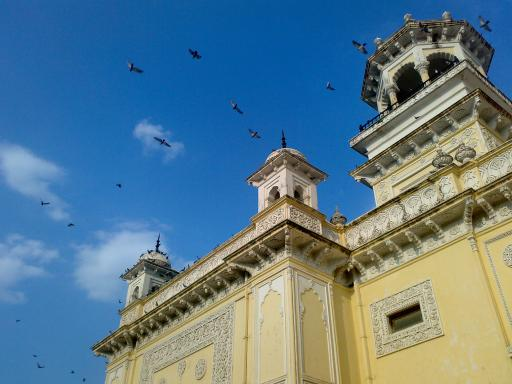
#> input picture OpenCV4/data/home.jpg, 512 x 384 px
$ python Histograms_Find_Plot_Analyze_1.py
#> lines starting #> are read from the running program, lines starting #| are printed output that depends on the picture
import numpy as np
import cv2 as cv
from matplotlib import pyplot as plt

img = cv.imread('../../data/home.jpg',0)
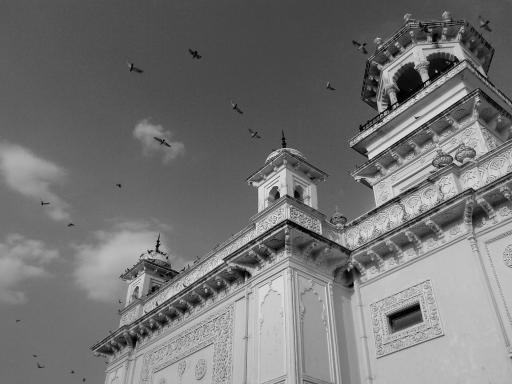
#> img: shape (384, 512); min 0, max 255, mean 116.2
hist = cv.calcHist([img],[0],None,[256],[0,256])
#> hist = 256 values, max 3908 at index 111, min 0 at index 242, mean 768

plt.hist(img.ravel(),256,[0,256])
plt.show()
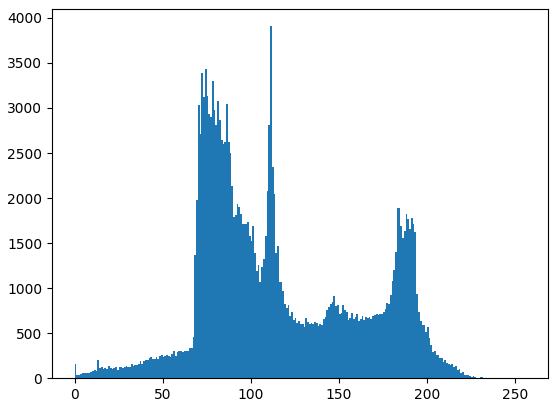
#> figure drawn by matplotlib, 1 panel; tallest bar 3908 high, from x = 111 to 112
